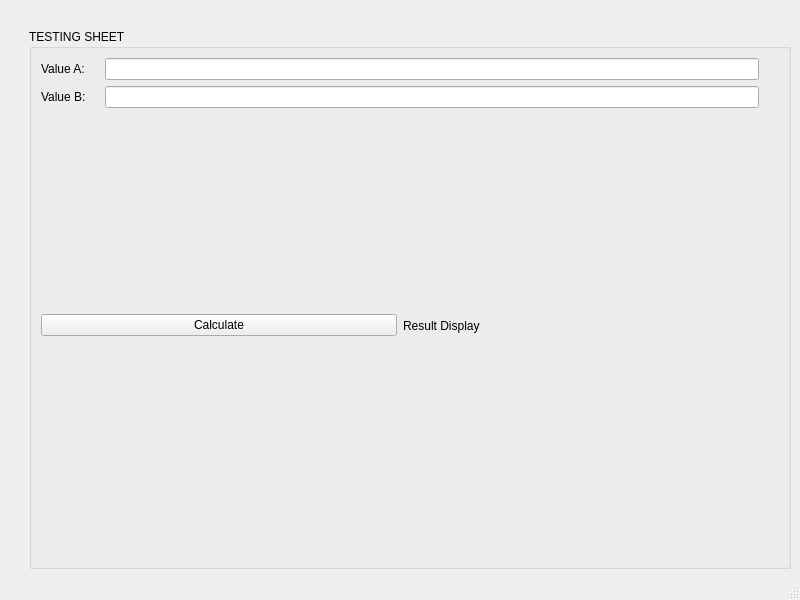
<?xml version="1.0" encoding="UTF-8"?>
<ui version="4.0">
 <class>Main</class>
 <widget class="QMainWindow" name="Main">
  <property name="geometry">
   <rect>
    <x>0</x>
    <y>0</y>
    <width>800</width>
    <height>600</height>
   </rect>
  </property>
  <property name="windowTitle">
   <string>Main Display</string>
  </property>
  <property name="windowIcon">
   <iconset>
    <normaloff>../../desk/assets/about.gif</normaloff>../../desk/assets/about.gif</iconset>
  </property>
  <widget class="QWidget" name="centralwidget">
   <layout class="QGridLayout" name="gridLayout_2">
    <item row="0" column="1">
     <spacer name="horizontalSpacer_2">
      <property name="orientation">
       <enum>Qt::Horizontal</enum>
      </property>
      <property name="sizeHint" stdset="0">
       <size>
        <width>750</width>
        <height>20</height>
       </size>
      </property>
     </spacer>
    </item>
    <item row="1" column="0">
     <spacer name="verticalSpacer_2">
      <property name="orientation">
       <enum>Qt::Vertical</enum>
      </property>
      <property name="sizeHint" stdset="0">
       <size>
        <width>20</width>
        <height>509</height>
       </size>
      </property>
     </spacer>
    </item>
    <item row="1" column="1">
     <widget class="QGroupBox" name="groupBox">
      <property name="title">
       <string>TESTING SHEET</string>
      </property>
      <layout class="QGridLayout" name="gridLayout">
       <item row="0" column="0" colspan="2">
        <layout class="QVBoxLayout" name="verticalLayout">
         <item>
          <layout class="QHBoxLayout" name="horizontalLayout">
           <item>
            <widget class="QLabel" name="label">
             <property name="text">
              <string>Value A:    </string>
             </property>
            </widget>
           </item>
           <item>
            <widget class="QLineEdit" name="lineEdit"/>
           </item>
          </layout>
         </item>
         <item>
          <layout class="QHBoxLayout" name="horizontalLayout_2">
           <item>
            <widget class="QLabel" name="label_2">
             <property name="text">
              <string>Value B:    </string>
             </property>
            </widget>
           </item>
           <item>
            <widget class="QLineEdit" name="lineEdit_2"/>
           </item>
          </layout>
         </item>
        </layout>
       </item>
       <item row="1" column="0">
        <widget class="QPushButton" name="pushButton">
         <property name="text">
          <string>Calculate</string>
         </property>
        </widget>
       </item>
       <item row="1" column="1">
        <widget class="QLabel" name="label_3">
         <property name="text">
          <string>Result Display</string>
         </property>
        </widget>
       </item>
       <item row="1" column="2">
        <spacer name="verticalSpacer">
         <property name="orientation">
          <enum>Qt::Vertical</enum>
         </property>
         <property name="sizeHint" stdset="0">
          <size>
           <width>20</width>
           <height>389</height>
          </size>
         </property>
        </spacer>
       </item>
       <item row="2" column="0" colspan="2">
        <spacer name="horizontalSpacer">
         <property name="orientation">
          <enum>Qt::Horizontal</enum>
         </property>
         <property name="sizeHint" stdset="0">
          <size>
           <width>484</width>
           <height>20</height>
          </size>
         </property>
        </spacer>
       </item>
      </layout>
     </widget>
    </item>
   </layout>
  </widget>
  <widget class="QMenuBar" name="menubar">
   <property name="geometry">
    <rect>
     <x>0</x>
     <y>0</y>
     <width>800</width>
     <height>21</height>
    </rect>
   </property>
  </widget>
  <widget class="QStatusBar" name="statusbar"/>
 </widget>
 <resources/>
 <connections/>
</ui>
